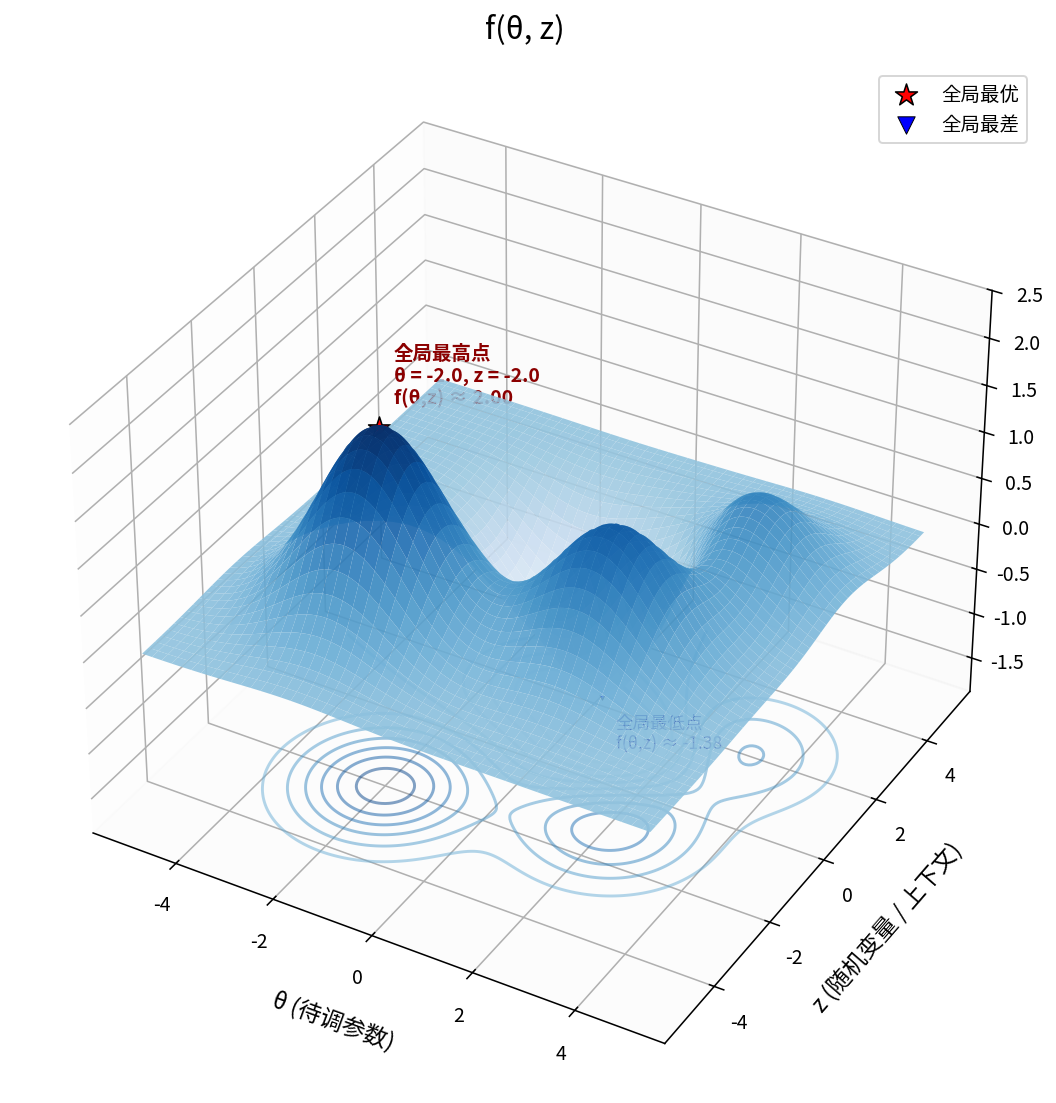

The Python source for this figure:
#!/usr/bin/env python3
"""绘制黑盒函数 f(w1, w2) 的 3D 曲面,作为自动调参文章的示意图。"""

import numpy as np
import matplotlib.pyplot as plt
from mpl_toolkits.mplot3d import Axes3D  # noqa: F401  (用于 3d projection)
import matplotlib
matplotlib.rcParams["font.sans-serif"] = ["Noto Sans CJK JP", "DejaVu Sans"]
matplotlib.rcParams["axes.unicode_minus"] = False


# ============ 黑盒函数:多个波峰(正高斯) + 多个波谷(负高斯) ============
def blackbox(x, y):
    """3 个波峰 + 2 个波谷的合成函数。"""
    return (
        + 2.0 * np.exp(-((x + 2) ** 2 + (y + 2) ** 2) / 2.5)   # 波峰 A (左上)
        - 1.5 * np.exp(-((x - 1) ** 2 + (y - 1) ** 2) / 2.0)   # 波谷 (右下偏中)
        + 1.5 * np.exp(-((x - 2) ** 2 + (y + 1) ** 2) / 2.5)   # 波峰 B (右上)
        - 1.0 * np.exp(-((x + 1) ** 2 + (y - 2) ** 2) / 2.0)   # 波谷 (左下偏中)
        + 1.0 * np.exp(-((x - 3) ** 2 + (y - 2) ** 2) / 2.5)   # 波峰 C (右下)
    )


# ============ 网格采样 ============
x = np.linspace(-5, 5, 200)
y = np.linspace(-5, 5, 200)
X, Y = np.meshgrid(x, y)
Z = blackbox(X, Y)

# 找全局最大 / 最小
i_max = np.unravel_index(np.argmax(Z), Z.shape)
i_min = np.unravel_index(np.argmin(Z), Z.shape)
max_x, max_y, max_z = X[i_max], Y[i_max], Z[i_max]
min_x, min_y, min_z = X[i_min], Y[i_min], Z[i_min]


# ============ 绘图 ============
fig = plt.figure(figsize=(11, 8))
ax = fig.add_subplot(111, projection="3d")

# 曲面 (蓝色)
surf = ax.plot_surface(
    X, Y, Z,
    cmap="Blues",
    alpha=0.9,
    edgecolor="none",
    antialiased=True,
)

# 等高线投影到 z=bottom
z_bottom = Z.min() - 0.5
ax.contour(X, Y, Z, zdir="z", offset=z_bottom, cmap="Blues", alpha=0.5, levels=12)

# 全局最优点
ax.scatter([max_x], [max_y], [max_z],
           color="red", s=140, marker="*",
           edgecolors="black", linewidths=0.8, zorder=10,
           label="全局最优")

# 全局最差点(标注一个局部最高点 vs 全局最高点的对比)
ax.scatter([min_x], [min_y], [min_z],
           color="blue", s=80, marker="v",
           edgecolors="black", linewidths=0.5, zorder=10,
           label="全局最差")

# 标注文字(在最优/最差点旁边)
ax.text(max_x + 0.3, max_y, max_z + 0.3,
        f"全局最高点\nθ = {max_x:.1f}, z = {max_y:.1f}\nf(θ,z) ≈ {max_z:.2f}",
        color="darkred", fontsize=10, fontweight="bold")
ax.text(min_x + 0.3, min_y, min_z - 0.6,
        f"全局最低点\nf(θ,z) ≈ {min_z:.2f}",
        color="darkblue", fontsize=9)

# 坐标轴
ax.set_xlabel("θ (待调参数)", fontsize=12, labelpad=10)
ax.set_ylabel("z (随机变量 / 上下文)", fontsize=12, labelpad=10)
ax.set_zlabel("f(θ, z) + ε", fontsize=12, labelpad=8)
ax.set_title(
    "f(θ, z)",
    fontsize=16, pad=15,
)

# 视角
ax.view_init(elev=35, azim=-60)

# z 轴下限
ax.set_zlim(z_bottom, Z.max() + 0.5)

# 网格线弱化
ax.xaxis.pane.set_alpha(0.15)
ax.yaxis.pane.set_alpha(0.15)
ax.zaxis.pane.set_alpha(0.15)

# 图例
ax.legend(loc="upper right", fontsize=10)

plt.tight_layout()

# 保存
out_png = "/home/youngsure/Code/TechArt/RL/image/blackbox_function.png"
plt.savefig(out_png, dpi=140, bbox_inches="tight", facecolor="white")
print(f"[OK] 保存 PNG: {out_png}")
plt.close()
